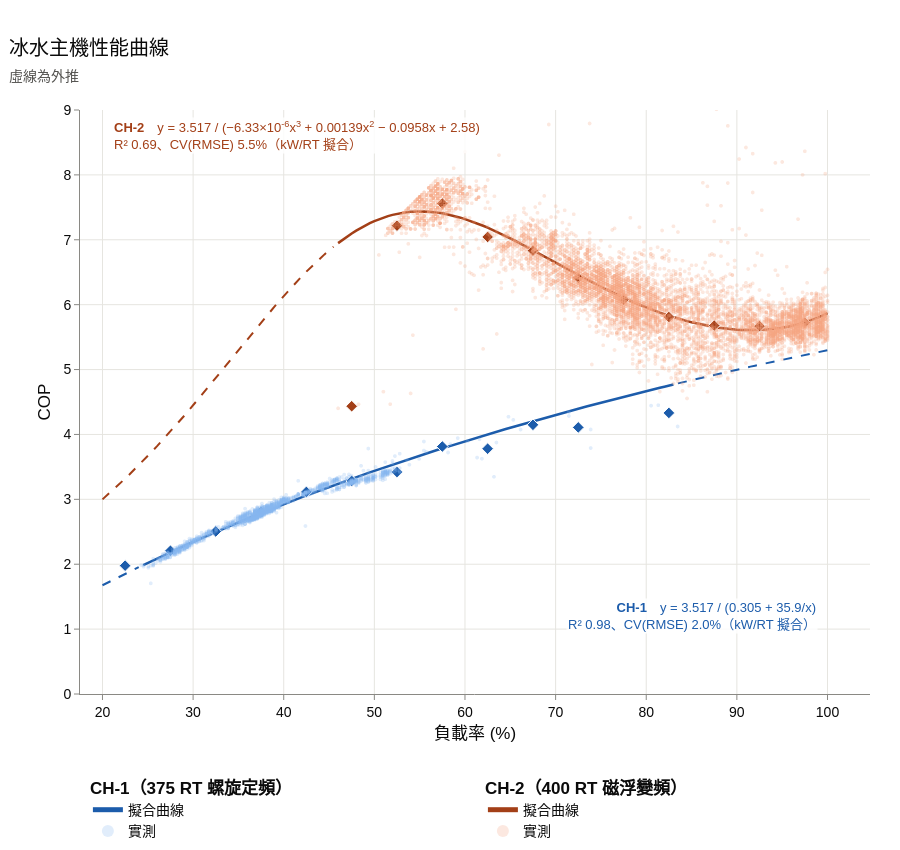

The cell this chart's notebook holds for it:
### Code cell
RT_TO_KW = 3.517  # COP = 3.517 ÷ kW/RT
# （實測點, 曲線）
SHADES = {
    "CH-1": ("#86b6ef", "#1c5cab"),
    "CH-2": ("#f5a582", "#a33f17"),
}
GROUP = {"CH-1": "legend", "CH-2": "legend2"}  # 圖例分組
# 公式位置（放在空白角落）
NOTE = {
    "CH-1": (99, 1.2, "right"),
    "CH-2": (21, 8.6, "left"),
}
HOVER = "負載率 %{x:.1f}%｜COP %{y:.2f}"
lr_grid = np.arange(20, chiller.MAX_LR + 0.1, 0.5)

fig = go.Figure()
for name, curve in curves.items():
    light, dark = SHADES[name]

    # 擬合曲線：資料範圍內實線、外推虛線
    cop = RT_TO_KW / chiller.kw_per_rt(curve, lr_grid)
    cop[cop <= 0] = np.nan
    inside = (lr_grid >= curve["lr_min"]) & (lr_grid <= curve["lr_max"])
    fig.add_trace(
        go.Scatter(
            x=lr_grid,
            y=np.where(inside, cop, np.nan),
            mode="lines",
            name="擬合曲線",
            legend=GROUP[name],
            line=dict(color=dark, width=2.5),
            hovertemplate=HOVER + "<extra>擬合</extra>",
        )
    )
    fig.add_trace(
        go.Scatter(
            x=lr_grid,
            y=np.where(inside, np.nan, cop),
            mode="lines",
            name="外推",
            legend=GROUP[name],
            showlegend=False,
            line=dict(color=dark, width=2, dash="dash"),
            hovertemplate=HOVER + "<extra>外推</extra>",
        )
    )

    # 實測：每分鐘點；每 5% 負載率區間平均（總冷凍噸 ÷ 總耗電）
    steady_data = chiller.steady(raw_minutes[name], curve["rated"])
    steady_data = steady_data[steady_data["LR"] <= chiller.MAX_LR]
    fig.add_trace(
        go.Scattergl(
            x=steady_data["LR"],
            y=RT_TO_KW / steady_data["KW_PER_RT"],
            mode="markers",
            name="實測",
            legend=GROUP[name],
            marker=dict(size=4, color=light, opacity=0.25),
            text=steady_data.index.strftime("%m/%d %H:%M"),
            hovertemplate="%{text}｜" + HOVER + "<extra></extra>",
        )
    )
    lr_bins = pd.cut(steady_data["LR"], np.arange(0, chiller.MAX_LR + 1, 5))
    lr_groups = steady_data.groupby(lr_bins, observed=True)
    bin_centers = [load_bin.left + 2.5 for load_bin in lr_groups.size().index]
    fig.add_trace(
        go.Scatter(
            x=bin_centers,
            y=RT_TO_KW * lr_groups["Q_COOL"].sum() / lr_groups["kW"].sum(),
            mode="markers",
            name="區間平均",
            legend=GROUP[name],
            showlegend=False,
            marker=dict(
                size=9,
                color=dark,
                symbol="diamond",
                line=dict(width=1, color="white"),
            ),
            text=lr_groups.size().astype(str),
            hovertemplate=HOVER + "｜實測 %{text} 筆<extra>5% 區間平均</extra>",
        )
    )

    # 公式（x：負載率 %，y：COP）；R²、CV(RMSE) 以 kW/RT 計算
    residual = steady_data["KW_PER_RT"] - chiller.kw_per_rt(curve, steady_data["LR"])
    cv_rmse = np.sqrt((residual**2).mean()) / steady_data["KW_PER_RT"].mean() * 100
    note_x, note_y, anchor = NOTE[name]
    fig.add_annotation(
        x=note_x,
        y=note_y,
        text=(
            f"<b>{name}</b>　y = 3.517 / ({poly_text(curve)})"
            f"<br>R² {curve['r2']:.2f}、CV(RMSE) {cv_rmse:.1f}%（kW/RT 擬合）"
        ),
        showarrow=False,
        xanchor=anchor,
        align=anchor,
        font=dict(size=13, color=dark),
        bgcolor="rgba(255,255,255,0.85)",
    )

fig.update_xaxes(title_text="負載率 (%)")
fig.update_yaxes(title_text="COP", range=[0, 9])
show(
    fig,
    "冰水主機性能曲線",
    "虛線為外推",
    legend_groups=["CH-1（375 RT 螺旋定頻）", "CH-2（400 RT 磁浮變頻）"],
    height=850,
)

### Figure 1 — Plotly figure (JSON) as saved in the notebook; plotly's stock layout.template omitted (floating-point values rounded to 4 significant figures; data arrays with more than 128 entries replaced by an {"elided": "..."} marker saying what was removed)
{"data": [{"hovertemplate": "負載率 %{x:.1f}%｜COP %{y:.2f}<extra>擬合</extra>", "legend": "legend", "line": {"color": "#1c5cab", "width": 2.5}, "mode": "lines", "name": "擬合曲線", "type": "scatter", "x": {"elided": "161 float values"}, "y": {"elided": "161 float values"}}, {"hovertemplate": "負載率 %{x:.1f}%｜COP %{y:.2f}<extra>外推</extra>", "legend": "legend", "line": {"color": "#1c5cab", "dash": "dash", "width": 2}, "mode": "lines", "name": "外推", "showlegend": false, "type": "scatter", "x": {"elided": "161 float values"}, "y": {"elided": "161 float values"}}, {"hovertemplate": "%{text}｜負載率 %{x:.1f}%｜COP %{y:.2f}<extra></extra>", "legend": "legend", "marker": {"color": "#86b6ef", "opacity": 0.25, "size": 4}, "mode": "markers", "name": "實測", "text": {"elided": "1693 str values"}, "type": "scattergl", "x": {"elided": "1693 float values"}, "y": {"elided": "1693 float values"}}, {"hovertemplate": "負載率 %{x:.1f}%｜COP %{y:.2f}｜實測 %{text} 筆<extra>5% 區間平均</extra>", "legend": "legend", "marker": {"color": "#1c5cab", "line": {"color": "white", "width": 1}, "size": 9, "symbol": "diamond"}, "mode": "markers", "name": "區間平均", "showlegend": false, "text": ["3", "203", "151", "862", "169", "199", "84", "6", "7", "2", "4", "3"], "type": "scatter", "x": [22.5, 27.5, 32.5, 37.5, 42.5, 47.5, 52.5, 57.5, 62.5, 67.5, 72.5, 82.5], "y": [1.978, 2.208, 2.505, 2.805, 3.114, 3.284, 3.421, 3.814, 3.78, 4.148, 4.109, 4.332]}, {"hovertemplate": "負載率 %{x:.1f}%｜COP %{y:.2f}<extra>擬合</extra>", "legend": "legend2", "line": {"color": "#a33f17", "width": 2.5}, "mode": "lines", "name": "擬合曲線", "type": "scatter", "x": {"elided": "161 float values"}, "y": {"elided": "161 float values"}}, {"hovertemplate": "負載率 %{x:.1f}%｜COP %{y:.2f}<extra>外推</extra>", "legend": "legend2", "line": {"color": "#a33f17", "dash": "dash", "width": 2}, "mode": "lines", "name": "外推", "showlegend": false, "type": "scatter", "x": {"elided": "161 float values"}, "y": {"elided": "161 float values"}}, {"hovertemplate": "%{text}｜負載率 %{x:.1f}%｜COP %{y:.2f}<extra></extra>", "legend": "legend2", "marker": {"color": "#f5a582", "opacity": 0.25, "size": 4}, "mode": "markers", "name": "實測", "text": {"elided": "7148 str values"}, "type": "scattergl", "x": {"elided": "7148 float values"}, "y": {"elided": "7148 float values"}}, {"hovertemplate": "負載率 %{x:.1f}%｜COP %{y:.2f}｜實測 %{text} 筆<extra>5% 區間平均</extra>", "legend": "legend2", "marker": {"color": "#a33f17", "line": {"color": "white", "width": 1}, "size": 9, "symbol": "diamond"}, "mode": "markers", "name": "區間平均", "showlegend": false, "text": ["2", "136", "508", "170", "510", "971", "1370", "849", "686", "822", "1124"], "type": "scatter", "x": [47.5, 52.5, 57.5, 62.5, 67.5, 72.5, 77.5, 82.5, 87.5, 92.5, 97.5], "y": [4.434, 7.217, 7.559, 7.043, 6.832, 6.414, 6.076, 5.809, 5.678, 5.669, 5.723]}], "layout": {"annotations": [{"align": "right", "bgcolor": "rgba(255,255,255,0.85)", "font": {"color": "#1c5cab", "size": 13}, "showarrow": false, "text": "<b>CH-1</b>　y = 3.517 / (0.305 + 35.9/x)<br>R² 0.98、CV(RMSE) 2.0%（kW/RT 擬合）", "x": 99, "xanchor": "right", "y": 1.2}, {"align": "left", "bgcolor": "rgba(255,255,255,0.85)", "font": {"color": "#a33f17", "size": 13}, "showarrow": false, "text": "<b>CH-2</b>　y = 3.517 / (−6.33×10<sup>-6</sup>x<sup>3</sup> + 0.00139x<sup>2</sup> − 0.0958x + 2.58)<br>R² 0.69、CV(RMSE) 5.5%（kW/RT 擬合）", "x": 21, "xanchor": "left", "y": 8.6}], "height": 850, "legend": {"bgcolor": "rgba(0,0,0,0)", "itemsizing": "constant", "orientation": "v", "title": {"side": "top", "text": "<b>CH-1（375 RT 螺旋定頻）</b>"}, "traceorder": "normal", "x": 0.01, "xanchor": "left", "y": 0.09176, "yanchor": "top", "yref": "container"}, "legend2": {"bgcolor": "rgba(0,0,0,0)", "itemsizing": "constant", "orientation": "v", "title": {"side": "top", "text": "<b>CH-2（400 RT 磁浮變頻）</b>"}, "traceorder": "normal", "x": 0.51, "xanchor": "left", "y": 0.09176, "yanchor": "top", "yref": "container"}, "margin": {"b": 156}, "title": {"subtitle": {"text": "虛線為外推"}, "text": "冰水主機性能曲線"}, "xaxis": {"title": {"text": "負載率 (%)"}}, "yaxis": {"range": [0, 9], "title": {"text": "COP"}}}}
